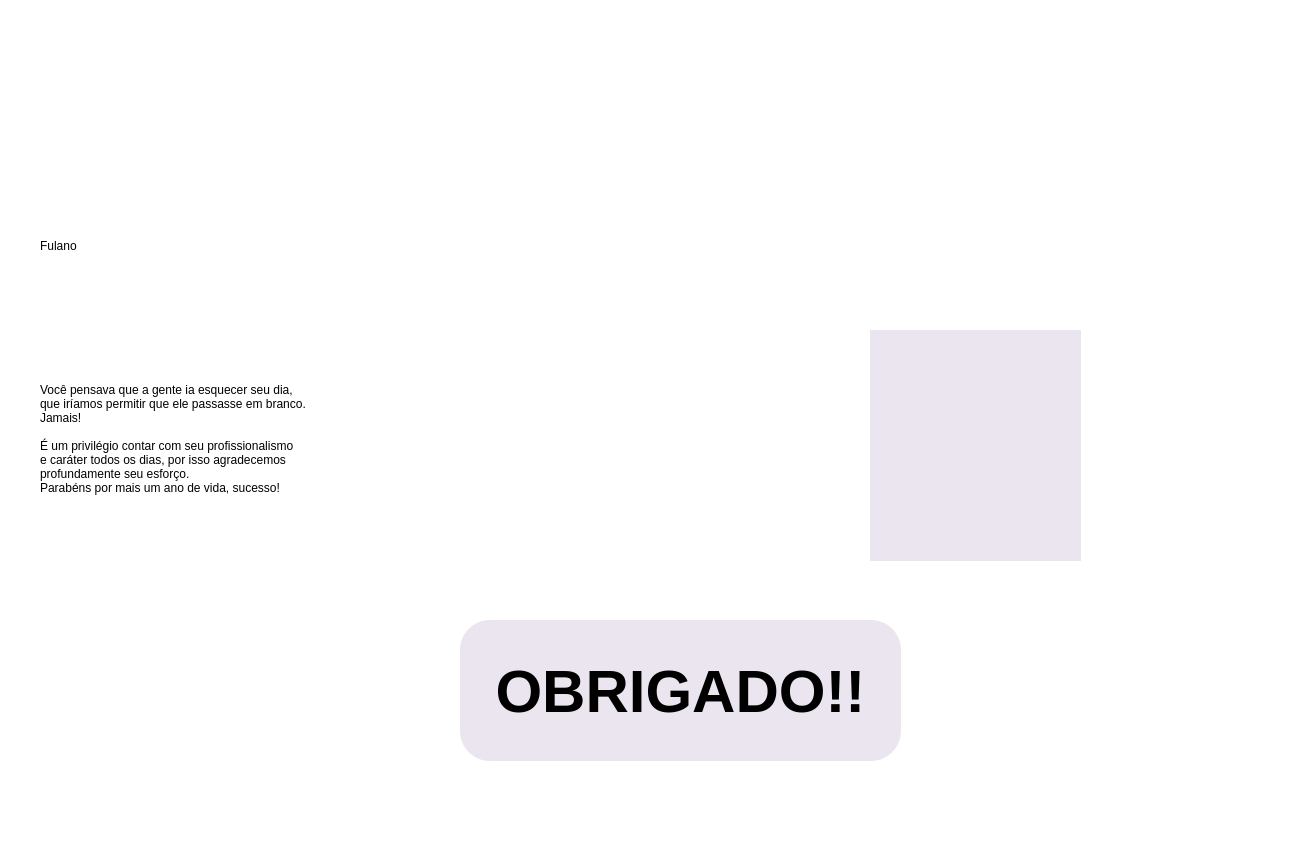
<?xml version="1.0" encoding="UTF-8"?>
<ui version="4.0">
 <class>Feliz_aniversario</class>
 <widget class="QMainWindow" name="Feliz_aniversario">
  <property name="geometry">
   <rect>
    <x>0</x>
    <y>0</y>
    <width>1290</width>
    <height>841</height>
   </rect>
  </property>
  <property name="minimumSize">
   <size>
    <width>1290</width>
    <height>841</height>
   </size>
  </property>
  <property name="maximumSize">
   <size>
    <width>1290</width>
    <height>841</height>
   </size>
  </property>
  <property name="windowTitle">
   <string>MainWindow</string>
  </property>
  <property name="styleSheet">
   <string notr="true">background-color: rgb(255, 255, 255);</string>
  </property>
  <widget class="QWidget" name="centralwidget">
   <widget class="QLabel" name="Label_Borda">
    <property name="geometry">
     <rect>
      <x>0</x>
      <y>783</y>
      <width>1290</width>
      <height>18</height>
     </rect>
    </property>
    <property name="text">
     <string/>
    </property>
    <property name="pixmap">
     <pixmap>../../Downloads/Imagens/Borda.png</pixmap>
    </property>
    <property name="scaledContents">
     <bool>true</bool>
    </property>
   </widget>
   <widget class="QPushButton" name="botao_obrigado">
    <property name="geometry">
     <rect>
      <x>460</x>
      <y>620</y>
      <width>441</width>
      <height>141</height>
     </rect>
    </property>
    <property name="font">
     <font>
      <family>MS Shell Dlg 2</family>
      <pointsize>45</pointsize>
      <weight>75</weight>
      <italic>false</italic>
      <bold>true</bold>
     </font>
    </property>
    <property name="styleSheet">
     <string notr="true">border-style: outset;
border-color: rgb(0, 0, 0);
background-color: rgb(234, 229, 239);
border-width:0px;

border-radius: 30px;</string>
    </property>
    <property name="text">
     <string>OBRIGADO!!</string>
    </property>
   </widget>
   <widget class="QLabel" name="label_patinho">
    <property name="geometry">
     <rect>
      <x>870</x>
      <y>330</y>
      <width>211</width>
      <height>231</height>
     </rect>
    </property>
    <property name="styleSheet">
     <string notr="true">background-color: rgb(234, 229, 239);</string>
    </property>
    <property name="text">
     <string/>
    </property>
    <property name="scaledContents">
     <bool>false</bool>
    </property>
   </widget>
   <widget class="QLabel" name="label_texto">
    <property name="geometry">
     <rect>
      <x>40</x>
      <y>300</y>
      <width>691</width>
      <height>291</height>
     </rect>
    </property>
    <property name="styleSheet">
     <string notr="true">border-style: outset;
border-color: rgb(0, 0, 0);
background-color: rgb(255, 255, 255);
border-width:0px;
font: 75 18pt &quot;Bosch Sans Bold&quot;;
border-radius: 30px;</string>
    </property>
    <property name="text">
     <string>Você pensava que a gente ia esquecer seu dia,
que iríamos permitir que ele passasse em branco.
Jamais!

É um privilégio contar com seu profissionalismo 
e caráter todos os dias, por isso agradecemos
profundamente seu esforço.
Parabéns por mais um ano de vida, sucesso!
</string>
    </property>
    <property name="alignment">
     <set>Qt::AlignLeading|Qt::AlignLeft|Qt::AlignVCenter</set>
    </property>
   </widget>
   <widget class="QLabel" name="label_feliz_aniversario">
    <property name="geometry">
     <rect>
      <x>820</x>
      <y>30</y>
      <width>431</width>
      <height>161</height>
     </rect>
    </property>
    <property name="text">
     <string/>
    </property>
    <property name="pixmap">
     <pixmap>imagens/Feliz_aniversario.png</pixmap>
    </property>
    <property name="scaledContents">
     <bool>true</bool>
    </property>
   </widget>
   <widget class="QLabel" name="label_logo">
    <property name="geometry">
     <rect>
      <x>20</x>
      <y>30</y>
      <width>171</width>
      <height>141</height>
     </rect>
    </property>
    <property name="text">
     <string/>
    </property>
    <property name="pixmap">
     <pixmap>imagens/Logo_Access_control_simples.png</pixmap>
    </property>
   </widget>
   <widget class="QLabel" name="label_access_control">
    <property name="geometry">
     <rect>
      <x>210</x>
      <y>80</y>
      <width>351</width>
      <height>41</height>
     </rect>
    </property>
    <property name="text">
     <string/>
    </property>
    <property name="pixmap">
     <pixmap>imagens/Access_control.png</pixmap>
    </property>
   </widget>
   <widget class="QLabel" name="label_gif">
    <property name="geometry">
     <rect>
      <x>20</x>
      <y>10</y>
      <width>601</width>
      <height>751</height>
     </rect>
    </property>
    <property name="text">
     <string/>
    </property>
   </widget>
   <widget class="QLabel" name="label_gif_2">
    <property name="geometry">
     <rect>
      <x>650</x>
      <y>0</y>
      <width>591</width>
      <height>741</height>
     </rect>
    </property>
    <property name="text">
     <string/>
    </property>
   </widget>
   <widget class="QLabel" name="label_nome">
    <property name="geometry">
     <rect>
      <x>40</x>
      <y>210</y>
      <width>721</width>
      <height>71</height>
     </rect>
    </property>
    <property name="styleSheet">
     <string notr="true">border-style: outset;
border-color: rgb(0, 0, 0);
background-color: rgb(255, 255, 255);
border-width:0px;
font: 75 20pt &quot;Bosch Sans Bold&quot;;
border-radius: 30px;</string>
    </property>
    <property name="text">
     <string>Fulano</string>
    </property>
    <property name="alignment">
     <set>Qt::AlignLeading|Qt::AlignLeft|Qt::AlignVCenter</set>
    </property>
   </widget>
   <zorder>label_gif_2</zorder>
   <zorder>label_gif</zorder>
   <zorder>Label_Borda</zorder>
   <zorder>botao_obrigado</zorder>
   <zorder>label_patinho</zorder>
   <zorder>label_texto</zorder>
   <zorder>label_feliz_aniversario</zorder>
   <zorder>label_logo</zorder>
   <zorder>label_access_control</zorder>
   <zorder>label_nome</zorder>
  </widget>
  <widget class="QMenuBar" name="menubar">
   <property name="geometry">
    <rect>
     <x>0</x>
     <y>0</y>
     <width>1290</width>
     <height>21</height>
    </rect>
   </property>
  </widget>
  <widget class="QStatusBar" name="statusbar"/>
 </widget>
 <resources/>
 <connections/>
</ui>
